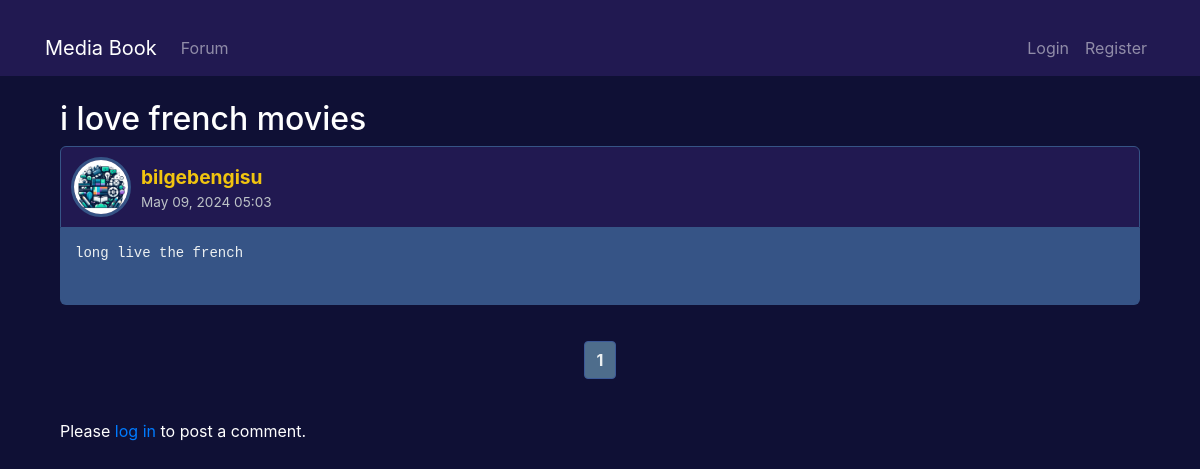
Screenshot of /forum/thread/1/1/ with the database file from the repository.
### Forum/models.py (models this page shows, shortened)
class Thread(models.Model):
    page = models.ForeignKey(Page, on_delete=models.CASCADE)
    title = models.CharField(max_length=200)
    original_poster = models.ForeignKey(User, on_delete=models.CASCADE, null=True, blank=True, related_name='created_threads')
    subscribers = models.ManyToManyField(User, related_name='subscribed_threads', blank=True)
    created_at = models.DateTimeField(auto_now_add=True)
    latest_comment_time = models.DateTimeField(null=True, blank=True)
    latest_comment_username = models.CharField(max_length=100, null=True, blank=True)

class Comment(models.Model):
    thread = models.ForeignKey(Thread, on_delete=models.CASCADE, related_name='comment')
    user = models.ForeignKey(User, on_delete=models.CASCADE)
    content = models.TextField()
    testtext = models.CharField(max_length=100)
    created_at = models.DateTimeField(auto_now_add=True)
    last_edited = models.DateTimeField(null=True, blank=True)
    likes = models.ManyToManyField(User, related_name='liked_comments', blank=True)
    parent = models.ForeignKey('self', on_delete=models.CASCADE, null=True, blank=True)

### ProfileApp/models.py (models this page shows, shortened)
class Profile(models.Model):
    user = models.OneToOneField(User, on_delete=models.CASCADE)
    profile_picture = models.ImageField(upload_to='profile_pics', default='profile_pics/default.png')
    personal_info = models.TextField(max_length=500, blank=True)
    firstName = models.TextField(max_length=25, blank=True)
    lastName = models.TextField(max_length=25, blank=True)
    displayName = models.BooleanField(default=False)
    email = models.EmailField(max_length=100, blank=True)
    displayEmail = models.BooleanField(default=False)
    phoneNumber = models.CharField(max_length=10, blank=True)
    displayNumber = models.BooleanField(default=False)

### Forum/views.py (the view)
# urls.py: path('thread/<int:thread_id>/', views.thread_detail, name='thread_detail'),
def thread_detail(request, thread_id, comment_id=None):
    thread = get_object_or_404(Thread, id=thread_id)
    comments_list = Comment.objects.filter(thread=thread).order_by('created_at')
    per_page = 15
    paginator = Paginator(comments_list, per_page)
    if comment_id:
        comment = Comment.objects.get(id=comment_id)
        try:
            comment_ids = comments_list.values_list('id', flat=True)
            comment_index = list(comment_ids).index(comment.id)
            page_number = comment_index // per_page + 1
        except (ValueError, Comment.DoesNotExist):
            page_number = 1
    else:
        page_number = request.GET.get('page', 1)
    try:
        comments = paginator.page(page_number)
    except PageNotAnInteger:
        comments = paginator.page(1)
    except EmptyPage:
        comments = paginator.page(paginator.num_pages)
    return render(request, 'thread_details.html', {
        'thread': thread,
        'comments': comments,
        'form': CommentForm(),
    })

### Forum/context_processors.py (called while the page is built)
def notifications(request):
    if request.user.is_authenticated:
        return {
            'global_notifications': Notification.objects.filter(to_user=request.user, is_read=False).order_by('-date')
        }
    return {}

### Forum/templates/thread_details.html (shortened to what this page needs)
{% extends 'base.html' %}
{% block content %}
<div class="container">
  <div class="row">
    <div class="col-md-12 comment-section">
      <h2 class="text-white">{{ thread.title }}
      </h2>
      {% for comment in comments %}
      <div class="comment-wrapper">
        <div class="comment-header">
          {% if comment.user.profile.profile_picture %}
            <a href="{% url 'ProfileApp:public_profile' comment.user.username %}">
              <img src="{{ comment.user.profile.profile_picture.url }}" alt="{{ comment.user.username }}'s profile picture" class="profile-picture">
            </a>
          {% else %}
          {% load static %}
          {% endif %}
          <div class="comment-details">
            <a href="{% url 'ProfileApp:public_profile' comment.user.username %}">
              <span class="comment-author">{{ comment.user.username }}</span>
            </a>
            <div class="comment-metadata">
              <span>{{ comment.created_at|date:"M d, Y H:i" }}</span>
            </div>
          </div>
        </div>
        <div class="comment-body">
          {% autoescape off %}
            <pre>{{ comment.content }}</pre>
          {% endautoescape %}
        <div class="comment-actions">
        </div>
      </div>
      </div>
      {% endfor %}
  <div class="text-center">
    <nav aria-label="Page navigation example">
        <ul class="pagination justify-content-center">
            {% for num in comments.paginator.page_range %}
                {% if num >= comments.number|add:'-3' and num <= comments.number|add:'3' %}
                    <li class="page-item {% if num == comments.number %}active{% endif %}">
                        <a class="page-link" href="{% url 'thread_detail' thread.id %}?page={{ num }}">{{ num }}</a>
                    </li>
                {% endif %}
            {% endfor %}
        </ul>
    </nav>
  </div>
  {% if user.is_authenticated %}
  <div class="comment-form-wrapper">
    <h5>Leave a Comment</h5>
    <form method="post" action="{% url 'create_comment' thread.id %}">
      {% csrf_token %}
      <textarea name="content" class="comment-form-textarea" placeholder="Write your comment here..."></textarea>
      <button type="submit" class="btn">Post Comment</button>
    </form>
  </div>
  {% else %}
  <p class="mt-4">Please <a href="{% url 'login' %}">log in</a> to post a comment.</p>
  {% endif %}
    </div>
  </div>
</div>
{% endblock %}

### Forum/templates/thread_details.html (style rules this page uses)
.container { margin-top: 20px; }
.comment-header { background-color: var(--Section-Color); color: #ecf0f1; padding: 10px; border-top-left-radius: 6px; border-top-right-radius: 6px; display: flex; align-items: center; justify-content: space-between; border: 1px solid var(--Third-Color); }
.comment-body { background-color: var(--Third-Color); padding: 15px; border-bottom-left-radius: 6px; border-bottom-right-radius: 6px; }
.comment-wrapper { margin-bottom: 20px; border-radius: 6px; }
.profile-picture { width: 60px; height: 60px; border-radius: 50%; margin-right: 10px; border: 3px solid var(--Third-Color); object-fit: cover; }
.comment-details { flex-grow: 1; }
.comment-author { font-size: 1.2rem; color: #f1c40f; font-weight: bold; margin-right: 5px; }
.comment-metadata { font-size: 0.85rem; color: #bdc3c7; }
.comment-body { font-size: 1rem; color: var(--Text-Color) !important; }
.comment-actions { display: flex; gap: 10px; justify-content: flex-end; padding-top: 10px; }
pre { white-space: pre-wrap; color: #ecf0f1; }

### rows the page displays
Thread: title "i love french movies"
Comment: user.profile.profile_picture (placeholder picture), user.username "bilgebengisu", created_at "May 09, 2024 05:03", content "long live the french"

### other values shown
{{ num }} "1"
